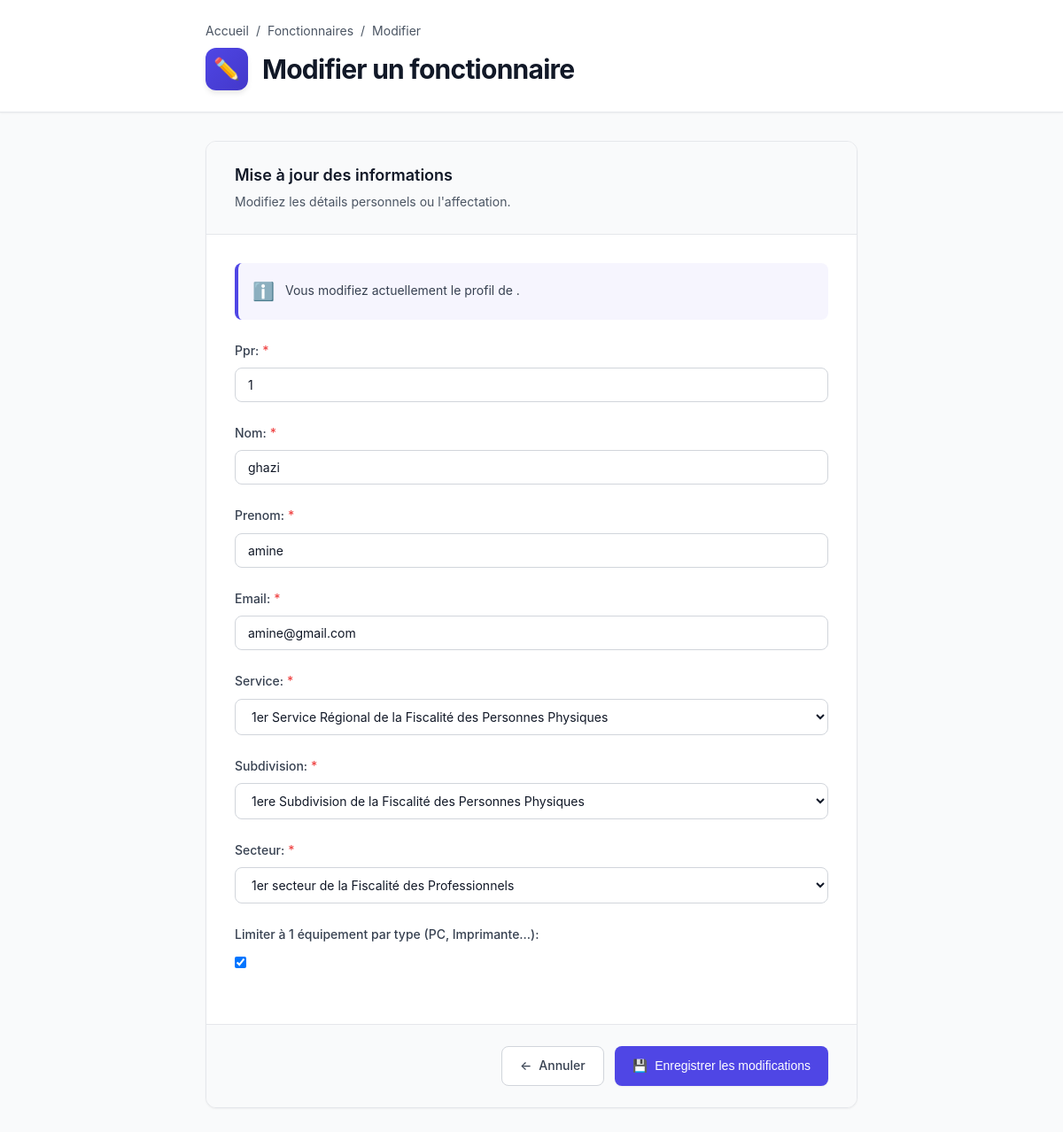
/modifier_fonctionnaire/5/, run on the app's committed database.
### inventaire/models.py (models this page shows, shortened)
class Fonctionnaire(models.Model):
    ppr = models.CharField(max_length=50, unique=True)
    nom = models.CharField(max_length=100)
    prenom = models.CharField(max_length=100)
    email = models.EmailField(unique=True)
    service = models.ForeignKey(Service, on_delete=models.SET_NULL, null=True)
    subdivision = models.ForeignKey(Subdivision, on_delete=models.SET_NULL, null=True)
    secteur = models.ForeignKey(Secteur, on_delete=models.SET_NULL, null=True)
    limite_un_par_type = models.BooleanField( default=True, verbose_name="Limiter à 1 équipement par type (PC, Imprimante...)")

### inventaire/views.py (the view)
# urls.py: path('modifier_fonctionnaire/<int:id>/', views.modifier_fonctionnaire, name='modifier_fonctionnaire'),
def modifier_fonctionnaire(request, id):
    fonctionnaire = get_object_or_404(Fonctionnaire, id=id)
    if request.method == "POST":
        form = FonctionnaireForm(request.POST, instance=fonctionnaire)
        if form.is_valid():
            form.save()
            return redirect("liste_fonctionnaires")
    else:
        form = FonctionnaireForm(instance=fonctionnaire)
    return render(request, "inventaire/modifier_fonctionnaire.html", {"form": form})

### inventaire/forms.py
class FonctionnaireForm(forms.ModelForm):
    class Meta:
        model = Fonctionnaire
        fields = '__all__'

### inventaire/models.py (called while the page is built)
    def __str__(self):
        return self.libelle

    def __str__(self):
        return f"{self.libelle}"

    def __str__(self):
        return f"{self.libelle}"

### inventaire/templates/inventaire/modifier_fonctionnaire.html (shortened to what this page needs)
<!DOCTYPE html>
<html lang="fr">
<head>
</head>
<body>
    <div class="header">
        <div class="header-content">
            <div class="breadcrumb">
                <a href="{% url 'home' %}">Accueil</a>
                <span>/</span>
                <a href="{% url 'liste_fonctionnaires' %}">Fonctionnaires</a>
                <span>/</span>
                <span>Modifier</span>
            </div>
            <div class="page-title-section">
                <div class="page-icon">✏️</div>
                <h1>Modifier un fonctionnaire</h1>
            </div>
        </div>
    </div>
    <div class="container">
        <div class="form-card">
            <div class="form-header">
                <div class="form-title-group">
                    <div class="form-title">Mise à jour des informations</div>
                    <div class="form-subtitle">Modifiez les détails personnels ou l'affectation.</div>
                </div>
            </div>
            <div class="form-body">
                <div class="info-box">
                    <span class="info-icon">ℹ️</span>
                    <div class="info-text">
                        Vous modifiez actuellement le profil de <strong>{{ fonctionnaire.nom }} {{ fonctionnaire.prenom }}</strong>.
                    </div>
                </div>
                <form method="post" id="fonctionnaireForm"
                      data-subdivisions-url="{% url 'ajax_load_subdivisions' %}"
                      data-secteurs-url="{% url 'ajax_load_secteurs' %}">
                    {{ form.as_p }}
                </form>
            </div>
            <div class="form-actions">
                <a href="{% url 'liste_fonctionnaires' %}" class="btn btn-secondary">
                    <span>←</span>
                    <span>Annuler</span>
                </a>
                <button type="submit" form="fonctionnaireForm" class="btn btn-primary">
                    <span>💾</span>
                    <span>Enregistrer les modifications</span>
                </button>
            </div>
        </div>
    </div>
</body>
</html>

### inventaire/templates/inventaire/modifier_fonctionnaire.html (style rules this page uses)
:root { --primary-color: #4f46e5; --primary-hover: #4338ca; --danger-color: #ef4444; --success-color: #10b981; --gray-50: #f9fafb; --gray-100: #f3f4f6; --gray-200: #e5e7eb; --gray-300: #d1d5db; --gray-600: #4b5563; --gray-700: #374151; --gray-900: #111827; --shadow-sm: 0 1px 2px 0 rgba(0, 0, 0, 0.05); --shadow-md: 0 4px 6px -1px rgba(0, 0, 0, 0.1); }
* { margin: 0; padding: 0; box-sizing: border-box; }
body { font-family: -apple-system, BlinkMacSystemFont, 'Segoe UI', Roboto, 'Helvetica Neue', Arial, sans-serif; background-color: var(--gray-50); color: var(--gray-900); line-height: 1.6; min-height: 100vh; }
.header { background: white; border-bottom: 1px solid var(--gray-200); padding: 1.5rem 0; margin-bottom: 2rem; box-shadow: var(--shadow-sm); }
.header-content { max-width: 800px; margin: 0 auto; padding: 0 2rem; }
.breadcrumb { display: flex; align-items: center; gap: 0.5rem; font-size: 0.875rem; color: var(--gray-600); margin-bottom: 0.5rem; }
.breadcrumb a { color: var(--gray-600); text-decoration: none; transition: color 0.2s; }
.page-title-section { display: flex; align-items: center; gap: 1rem; }
.page-icon { width: 48px; height: 48px; background: linear-gradient(135deg, var(--primary-color), var(--primary-hover)); border-radius: 12px; display: flex; align-items: center; justify-content: center; font-size: 24px; box-shadow: var(--shadow-md); color: white; }
h1 { font-size: 1.875rem; font-weight: 700; color: var(--gray-900); letter-spacing: -0.025em; }
.container { max-width: 800px; margin: 0 auto; padding: 0 2rem 3rem; }
.form-card { background: white; border-radius: 12px; box-shadow: var(--shadow-sm); border: 1px solid var(--gray-200); overflow: hidden; }
.form-header { padding: 1.5rem 2rem; border-bottom: 1px solid var(--gray-200); background: var(--gray-50); display: flex; justify-content: space-between; align-items: center; }
.form-title-group { display: flex; flex-direction: column; }
.form-title { font-size: 1.125rem; font-weight: 600; color: var(--gray-900); margin-bottom: 0.25rem; }
.form-subtitle { font-size: 0.875rem; color: var(--gray-600); }
.form-body { padding: 2rem; }
form p { margin-bottom: 1.5rem; }
label { display: block; font-size: 0.875rem; font-weight: 500; color: var(--gray-700); margin-bottom: 0.5rem; }
input[type="text"], input[type="email"], input[type="number"], input[type="date"], textarea, select { width: 100%; padding: 0.625rem 0.875rem; border: 1px solid var(--gray-300); border-radius: 8px; font-size: 0.875rem; font-family: inherit; transition: all 0.2s; background: white; color: var(--gray-900); }
.form-actions { padding: 1.5rem 2rem; background: var(--gray-50); border-top: 1px solid var(--gray-200); display: flex; gap: 0.75rem; justify-content: flex-end; }
.btn { display: inline-flex; align-items: center; gap: 0.5rem; padding: 0.625rem 1.25rem; font-size: 0.875rem; font-weight: 500; border-radius: 8px; text-decoration: none; border: none; cursor: pointer; transition: all 0.2s; }
.btn-primary { background: var(--primary-color); color: white; box-shadow: var(--shadow-sm); }
.btn-secondary { background: white; color: var(--gray-700); border: 1px solid var(--gray-300); }
label:has(+ input:required)::after, label:has(+ select:required)::after { content: "*"; color: var(--danger-color); margin-left: 0.25rem; }
.info-box { background: rgba(79, 70, 229, 0.05); border-left: 4px solid var(--primary-color); padding: 1rem; border-radius: 8px; margin-bottom: 1.5rem; display: flex; align-items: center; gap: 0.75rem; }
.info-icon { font-size: 1.25rem; }
.info-text { font-size: 0.875rem; color: var(--gray-700); }

### data on the page
Fonctionnaire: ppr "1", nom "ghazi", prenom "amine", email "amine@gmail.com", service "1er Service Régional de la Fiscalité des Personnes Physiques", subdivision "1ere Subdivision de la Fiscalité des Personnes Physiques", secteur "1er secteur de la Fiscalité des Professionnels", limite_un_par_type "☑"
